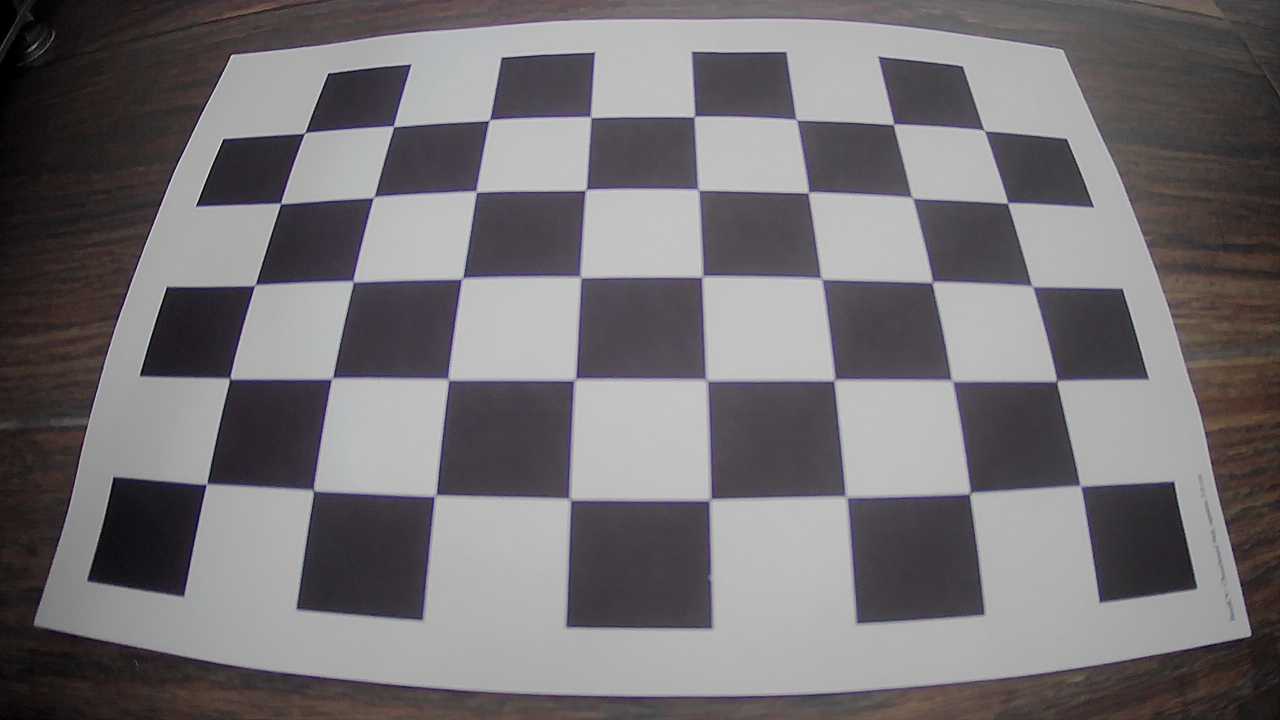
#> input picture Calibracion de camara_aruco marker/calibration_images/Chess13.jpg, 2560 x 1440 px, given in place of the camera (shown at 1/2 size)
$ jupyter execute --allow-errors arucoMarker.ipynb   (text cells are left out)
#> lines starting #> are read from the running program, lines starting #| are printed output that depends on the picture; after the words box and inside, x2 and y2 are one past the last pixel; in counts of white or black regions, pixels touching at a corner belong together
[cell 1]
import cv2 as cv
import numpy as np

# Cámara:
cap = cv.VideoCapture(0)

# Diccionarios y detectores Aruco Markers:
aruco_dict = cv.aruco.getPredefinedDictionary(cv.aruco.DICT_4X4_100)
parameters = cv.aruco.DetectorParameters()
detector = cv.aruco.ArucoDetector(aruco_dict, parameters)

while True:
    ret, frame = cap.read()
#> frame is the input picture: shape (1440, 2560, 3); mean B, G, R 115.2, 112.4, 115.9
    if not ret:
        break

    # Detección de ArUco
    corners, ids, rejected = detector.detectMarkers(frame)
#> corners = (); ids = None; rejected = 29 items

    if ids is not None:
        cv.aruco.drawDetectedMarkers(frame, corners, ids)

        for i, corner in enumerate(corners):
            c = corner[0]
            # Coordenadas del centro
            x_corner = int((c[:,0].mean()))
            y_center = int((c[:,1].mean()))
            cv.circle(frame, (x_corner, y_center), 5, (0,0,255), -1)

            print(f"Marker {ids[i]} en píxeles: ({x_corner},{y_center})")

    cv.imshow("Frame", frame)
    if cv.waitKey(1) & 0xFF == ord('q'):
#> (key q is pressed here)
        break

cap.release()
cv.destroyAllWindows()

[cell 2]
import cv2 as cv
import numpy as np
import glob
import sys
import os

###### VARIABLES ###########################################################
chess_size = (9,6)					# Dimensiones de tablero patrón
chess_square_lenght = 30.0  		# En mm

calib_img_path = 'calibration_images'
test_img_path = 'test_images'

criteria = (cv.TERM_CRITERIA_EPS + cv.TERM_CRITERIA_MAX_ITER, 30, 0.001)


#########################################################################################################
# Vector de posiciones de esquinas:
corner_size = (chess_size[0]-1, chess_size[1]-1)    #Las funciones utilizan las esquinas internas, no la cant de cuadrados
objp = np.zeros((corner_size[0]*corner_size[1], 3), np.float32)
objp[:,:2] = np.mgrid[0:corner_size[0],0:corner_size[1]].T.reshape(-1,2)
objp *= chess_square_lenght

objpoints = [] # puntos 3D en el mundo real
imgpoints = [] # puntos 2D en la imagen

images = glob.glob(f'{calib_img_path}/*.jpg')

if not images:
    print("No hay imagenes.")
    sys.exit()
if len(images) < 10:
    print("Advertencia. Pocas imágenes. Se recomiendan 10 o más en distintos ángulos")

for fname in images:
    # print(f"Probando foto {fname}")
    img = cv.imread(fname)
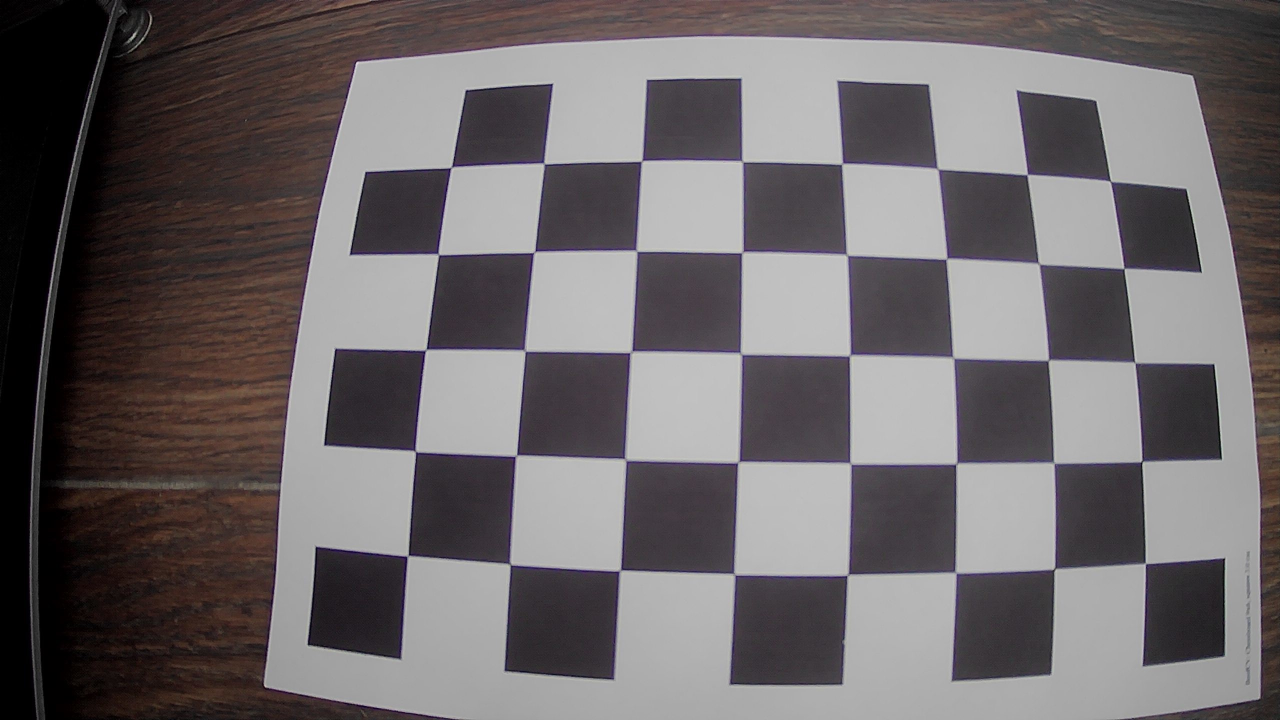
#> input picture Calibracion de camara_aruco marker/calibration_images/Chess1.jpg, 2560 x 1440 px (shown at 1/2 size)
#> img is the input picture: shape (1440, 2560, 3); mean B, G, R 103.7, 102, 107.3
    gray = cv.cvtColor(img, cv.COLOR_BGR2GRAY)		# Lo pasa a escala de grises para mejorar
    ret, corners = cv.findChessboardCornersSB(gray, corner_size, None)
#> ret = True; corners = 40 rows, first 8: [902.8, 334.8], [1088.4, 327.3], [1284, 322.2], [1485, 322.9], [1684.6, 328], [1875.9, 337.9], [2055.1, 349.5], [2221.5, 362.6]

    if ret == True:
        # print(f"Encontrado en {fname}")
        objpoints.append(objp)
        corners2 = cv.cornerSubPix(gray,corners, (11,11), (-1,-1), criteria)
#> corners2 = 40 rows, first 8: [902.7, 335.4], [1088.3, 327.7], [1283.5, 322.7], [1485.2, 323.6], [1684.5, 328.2], [1875.6, 338.1], [2054.9, 349.6], [2221.5, 363.3]
        imgpoints.append(corners2)

        cv.drawChessboardCorners(img, corner_size, corners2, ret)
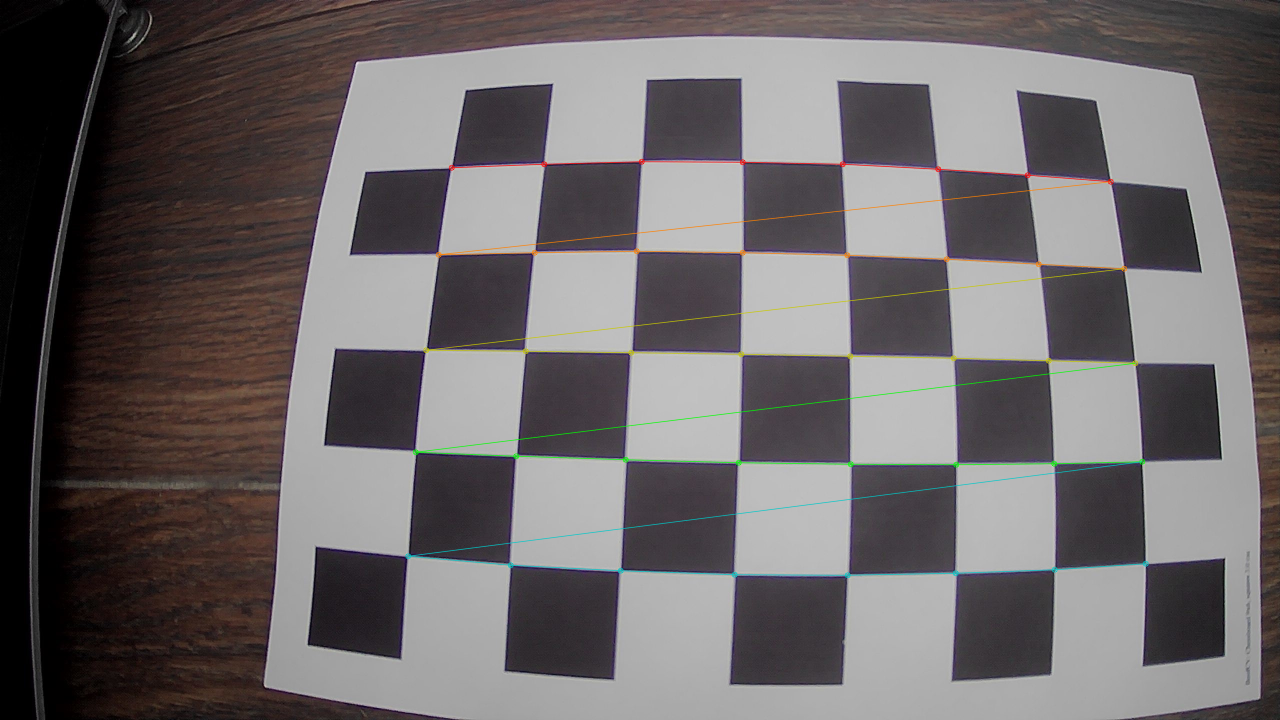
#> img: shape (1440, 2560, 3) (shown at 1/2 size); 1.12% of pixels changed, all inside (x1, y1, x2, y2) = (810, 317, 2298, 1157)
        cv.imshow('img', img)
        cv.waitKey(500)
#> pass 2 of the loop `for fname in images:`:
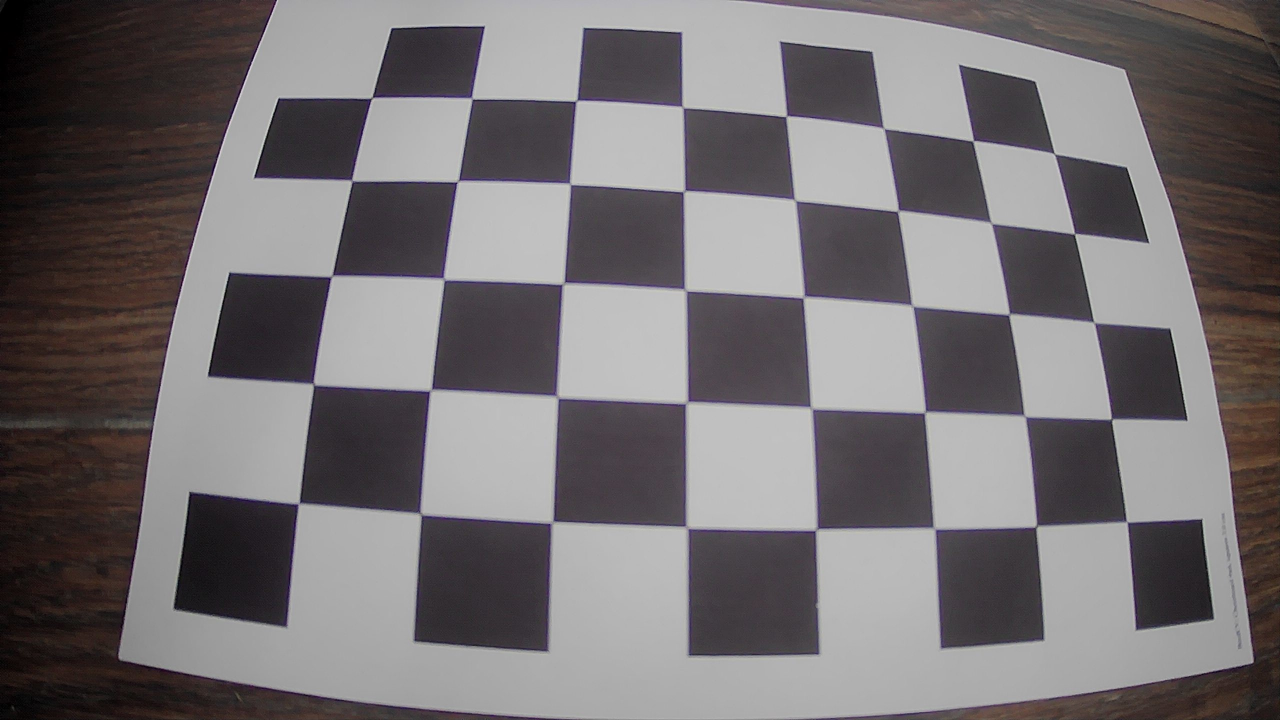
#> input picture Calibracion de camara_aruco marker/calibration_images/Chess10.jpg, 2560 x 1440 px (shown at 1/2 size)
#> img is the input picture: shape (1440, 2560, 3); mean B, G, R 112.3, 110.4, 114.9
#> `ret, corners = cv.findChessboardCornersSB(gray, corner_size, None)`: corners = 40 rows, first 8: [743.8, 196], [944, 196.8], [1153.3, 201.7], [1365.6, 214.4], [1573.2, 232.6], [1768, 256.6], [1947, 282], [2109.7, 307.9]
#> corners2 = 40 rows, first 8: [744.5, 195.7], [943.7, 197.9], [1152.6, 202.6], [1365.9, 214.9], [1573.1, 233.3], [1768.1, 257.6], [1946.5, 282.4], [2109.1, 308.1]
#> `cv.drawChessboardCorners(img, corner_size, corners2, ret)`:
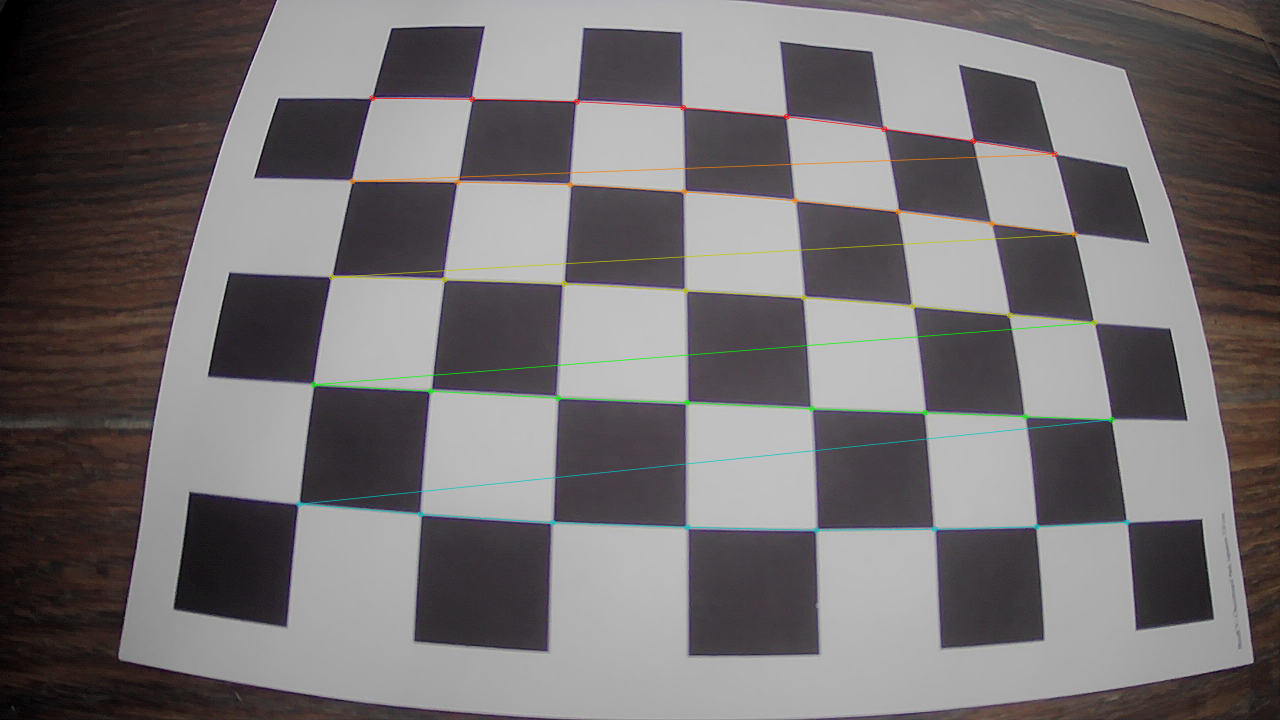
#> img: shape (1440, 2560, 3) (shown at 1/2 size); 1.2% of pixels changed, all inside (x1, y1, x2, y2) = (592, 190, 2261, 1067)

cv.destroyAllWindows()

if not ret:
    print("No se encontró nada.")
    sys.exit()

# Calibración
ret, mtx, dist, rvecs, tvecs = cv.calibrateCamera(objpoints, imgpoints, gray.shape[::-1], None, None)

img = cv.imread(images[0])
calib_res = (img.shape[1], img.shape[0])
print("Resolución usada para calibrar:", calib_res[0], "x", calib_res[1])
#| Resolución usada para calibrar: 2560 x 1440
#| Resolución usada para calibrar: 2560 x 1440

print("Matriz intrínseca:\n", mtx)
print("Coeficientes de distorsión:\n", dist)
np.savez("calibration_values", mtx=mtx, dist=dist, calib_res=calib_res)

# Verificacion
images = glob.glob(f'{test_img_path}/*.jpg')

#> (the rest of this cell did not finish here and is left out)

[cell 3]
import cv2 as cv
import numpy as np
import glob

# [61 lines left out: functions calib_camara, save_calib_matrix, not called in this run]


def calib_img(img, mtx, dist):
    h,  w = img.shape[:2]
    newcameramtx, roi = cv.getOptimalNewCameraMatrix(mtx, dist, (w,h), 1, (w,h))

    # Elimina distorcion
    undistorted = cv.undistort(img, mtx, dist, None, newcameramtx)
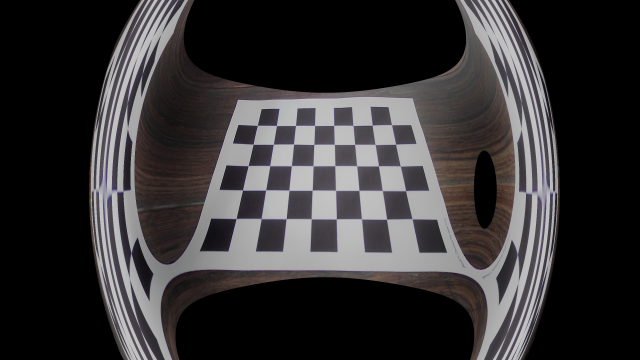
#> undistorted: shape (1440, 2560, 3) (shown at 1/4 size); mean B, G, R 52.2, 51.2, 53.3

    # Recorte de la imagen
    x, y, w, h = roi
    undistorted = undistorted[y:y+h, x:x+w]
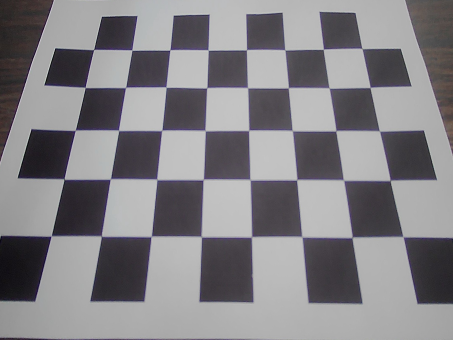
#> undistorted: shape (680, 906, 3) (shown at 1/2 size); mean B, G, R 132.3, 128.5, 130.5
    return undistorted, newcameramtx, roi


def load_calib_matrix(file):
    try:
        calib = np.load(f"{file}.npz")
        mtx, dist, calib_res = calib["mtx"], calib["dist"], calib['calib_res']
    except Exception as e:
        mtx, dist, calib_res = None, None, None
    return mtx, dist, calib_res

[cell 4]
import cv2 as cv
import sys

###### VARIABLES ###########################################################
marker_size = 50  # mm

#######################################################################################
cap = cv.VideoCapture(0)

### Creación del diccionario y detector
aruco_dict = cv.aruco.getPredefinedDictionary(cv.aruco.DICT_4X4_100)
parameters = cv.aruco.DetectorParameters()
detector = cv.aruco.ArucoDetector(aruco_dict, parameters)

### Carga de la Matriz de calibracion
#> (the rest of this cell did not finish here and is left out)

[cell 5]
import cv2 as cv
import numpy as np

"""
load your camera’s intrinsic matrix and distortion coefficients from a YAML file
- camera_matrix is the 3×3 intrinsic parameters matrix.
- dist_coeffs holds lens distortion parameters.
- marker_length is the side length of the ArUco marker in meters.
"""
#> (the rest of this cell did not finish here and is left out)

[cell 6]
import cv2 as cv
import numpy as np
import sys

## Variables:
calib_value_file = "calibration_values"

corner_ids = [15, 15, 15, 15]

plane_size = (360, 460)     # En mm
pixels_per_mm = 2           # Resolution


# Cálculo de puntos de esquinas (ejemplo: ([0 0], [0 100], [24 0], [24 100]) mm)
image_size = (plane_size[0]*pixels_per_mm,
              plane_size[1]*pixels_per_mm)

real_points = np.array([
                [0, 0],                             # arriba izq
                [image_size[0]-1, 0],               # arriba der
                [image_size[0]-1, image_size[1]-1], # abajo der
                [0, image_size[1]-1]                # abajo izq
            ], dtype=np.float32)


## Código:
mtx, dist, calib_res = load_calib_matrix(calib_value_file)
if mtx is None or dist is None:
    print("No hay matriz intrinseca y/o coeficientes de distorsion")
    sys.exit(1)
cap = cv.VideoCapture(0)
cap.set(cv.CAP_PROP_FRAME_WIDTH, calib_res[0])
cap.set(cv.CAP_PROP_FRAME_HEIGHT, calib_res[1])

# Detector de ArUco
aruco_dict = cv.aruco.getPredefinedDictionary(cv.aruco.DICT_4X4_100)
parameters = cv.aruco.DetectorParameters()
detector = cv.aruco.ArucoDetector(aruco_dict, parameters)

while True:
    ret, frame = cap.read() # Solo para el caso de video. Omitir con fotos.
    print("Resolución usada para calibrar:", frame.shape[1], "x", frame.shape[0])

    if not ret:
        break

    # Corrección y detección de ArUco Marker:
    calib_frame, _, _ = calib_img(frame, mtx, dist)

    # corners[i][0][corner_num] -> (xi, yi)
    # ids[i] -> id del marker i
    corners, ids, _ = detector.detectMarkers(calib_frame)

    if ids is not None:
        calib_frame = cv.aruco.drawDetectedMarkers(calib_frame, corners, ids)       # Solo visual

        # Busqueda de corners:
        ids = ids.flatten()
        detected_centers = []

        for i, marker_id in enumerate(ids):
            # Obtengo centros solo de los corners ID:
            if marker_id in corner_ids:
                c = corners[i][0]
                center = c.mean(axis=0)
                detected_centers.append(center)
                cv.circle(frame, (int(center[0]), int(center[1])), 5, (0,0,255), -1)  # Solo visual

        if len(detected_centers) == 4:
            detected_centers = np.array(detected_centers, dtype=np.float32)

            s = detected_centers.sum(axis=1)
            diff = np.diff(detected_centers, axis=1)

            top_left = detected_centers[np.argmin(s)]
            bottom_right = detected_centers[np.argmax(s)]
            top_right = detected_centers[np.argmin(diff)]
            bottom_left = detected_centers[np.argmax(diff)]

            detected_points = np.array([top_left, top_right, bottom_right, bottom_left], dtype=np.float32)

            # Corrección de la imagen:
            H, _ = cv.findHomography(detected_points, real_points)
            aligned = cv.warpPerspective(calib_frame, H, image_size)
            print("Imagen alineada correctamente.")
            cv.imshow("Vista Alineada", aligned)

    cv.imshow("Camara", calib_frame)

    if cv.waitKey(1) & 0xFF == ord('q'):
#> (key q is pressed here)
